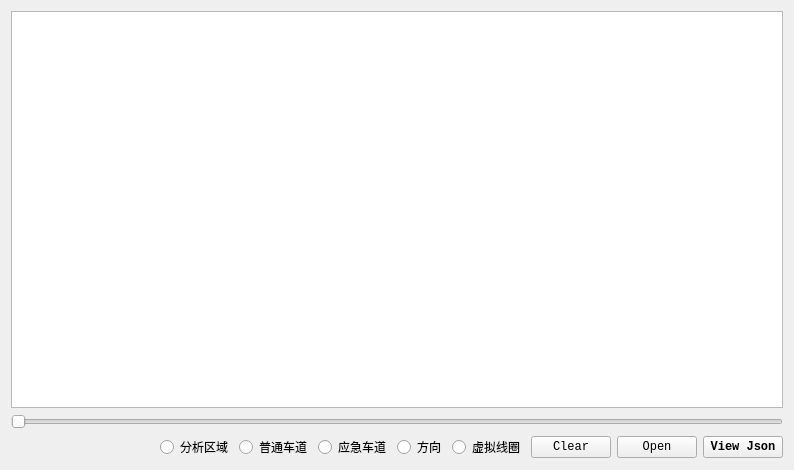
<?xml version="1.0" encoding="UTF-8"?>
<ui version="4.0">
 <class>TIDClass</class>
 <widget class="QMainWindow" name="TIDClass">
  <property name="geometry">
   <rect>
    <x>0</x>
    <y>0</y>
    <width>794</width>
    <height>470</height>
   </rect>
  </property>
  <property name="windowTitle">
   <string>TID</string>
  </property>
  <widget class="QWidget" name="centralWidget">
   <layout class="QVBoxLayout" name="verticalLayout">
    <item>
     <widget class="MyQGraphicsView" name="graphicsView">
      <property name="mouseTracking">
       <bool>true</bool>
      </property>
      <property name="alignment">
       <set>Qt::AlignLeading|Qt::AlignLeft|Qt::AlignTop</set>
      </property>
     </widget>
    </item>
    <item>
     <widget class="QSlider" name="slider">
      <property name="maximum">
       <number>1000</number>
      </property>
      <property name="orientation">
       <enum>Qt::Horizontal</enum>
      </property>
     </widget>
    </item>
    <item>
     <layout class="QHBoxLayout" name="horizontalLayout">
      <item>
       <widget class="QLabel" name="label">
        <property name="sizePolicy">
         <sizepolicy hsizetype="Fixed" vsizetype="Preferred">
          <horstretch>0</horstretch>
          <verstretch>0</verstretch>
         </sizepolicy>
        </property>
        <property name="minimumSize">
         <size>
          <width>100</width>
          <height>0</height>
         </size>
        </property>
        <property name="font">
         <font>
          <family>Consolas</family>
          <pointsize>10</pointsize>
         </font>
        </property>
        <property name="text">
         <string/>
        </property>
        <property name="textFormat">
         <enum>Qt::PlainText</enum>
        </property>
       </widget>
      </item>
      <item>
       <widget class="QLabel" name="label2">
        <property name="font">
         <font>
          <family>微软雅黑</family>
          <weight>50</weight>
          <bold>false</bold>
         </font>
        </property>
        <property name="layoutDirection">
         <enum>Qt::LeftToRight</enum>
        </property>
        <property name="text">
         <string/>
        </property>
        <property name="alignment">
         <set>Qt::AlignCenter</set>
        </property>
       </widget>
      </item>
      <item>
       <widget class="QRadioButton" name="radioButtonRegion">
        <property name="sizePolicy">
         <sizepolicy hsizetype="Fixed" vsizetype="Fixed">
          <horstretch>0</horstretch>
          <verstretch>0</verstretch>
         </sizepolicy>
        </property>
        <property name="font">
         <font>
          <family>Consolas</family>
         </font>
        </property>
        <property name="text">
         <string>分析区域</string>
        </property>
       </widget>
      </item>
      <item>
       <widget class="QRadioButton" name="radioButtonLane">
        <property name="sizePolicy">
         <sizepolicy hsizetype="Fixed" vsizetype="Fixed">
          <horstretch>0</horstretch>
          <verstretch>0</verstretch>
         </sizepolicy>
        </property>
        <property name="font">
         <font>
          <family>Consolas</family>
         </font>
        </property>
        <property name="text">
         <string>普通车道</string>
        </property>
       </widget>
      </item>
      <item>
       <widget class="QRadioButton" name="radioButtonEmLane">
        <property name="sizePolicy">
         <sizepolicy hsizetype="Fixed" vsizetype="Fixed">
          <horstretch>0</horstretch>
          <verstretch>0</verstretch>
         </sizepolicy>
        </property>
        <property name="text">
         <string>应急车道</string>
        </property>
       </widget>
      </item>
      <item>
       <widget class="QRadioButton" name="radioButtonDirect">
        <property name="sizePolicy">
         <sizepolicy hsizetype="Fixed" vsizetype="Fixed">
          <horstretch>0</horstretch>
          <verstretch>0</verstretch>
         </sizepolicy>
        </property>
        <property name="text">
         <string>方向</string>
        </property>
       </widget>
      </item>
      <item>
       <widget class="QRadioButton" name="radioButtonLoop">
        <property name="sizePolicy">
         <sizepolicy hsizetype="Fixed" vsizetype="Fixed">
          <horstretch>0</horstretch>
          <verstretch>0</verstretch>
         </sizepolicy>
        </property>
        <property name="text">
         <string>虚拟线圈</string>
        </property>
       </widget>
      </item>
      <item>
       <widget class="QPushButton" name="clearBtn">
        <property name="sizePolicy">
         <sizepolicy hsizetype="Fixed" vsizetype="Fixed">
          <horstretch>0</horstretch>
          <verstretch>0</verstretch>
         </sizepolicy>
        </property>
        <property name="font">
         <font>
          <family>Consolas</family>
         </font>
        </property>
        <property name="text">
         <string>Clear</string>
        </property>
       </widget>
      </item>
      <item>
       <widget class="QPushButton" name="openBtn">
        <property name="sizePolicy">
         <sizepolicy hsizetype="Fixed" vsizetype="Fixed">
          <horstretch>0</horstretch>
          <verstretch>0</verstretch>
         </sizepolicy>
        </property>
        <property name="font">
         <font>
          <family>Consolas</family>
         </font>
        </property>
        <property name="text">
         <string>Open</string>
        </property>
       </widget>
      </item>
      <item>
       <widget class="QPushButton" name="viewBtn">
        <property name="sizePolicy">
         <sizepolicy hsizetype="Fixed" vsizetype="Fixed">
          <horstretch>0</horstretch>
          <verstretch>0</verstretch>
         </sizepolicy>
        </property>
        <property name="font">
         <font>
          <family>Consolas</family>
          <weight>75</weight>
          <bold>true</bold>
         </font>
        </property>
        <property name="text">
         <string>View Json</string>
        </property>
       </widget>
      </item>
     </layout>
    </item>
   </layout>
  </widget>
 </widget>
 <layoutdefault spacing="6" margin="11"/>
 <customwidgets>
  <customwidget>
   <class>MyQGraphicsView</class>
   <extends>QGraphicsView</extends>
   <header>MyQGraphicsView.h</header>
  </customwidget>
 </customwidgets>
 <resources>
  <include location="tid.qrc"/>
 </resources>
 <connections/>
</ui>
